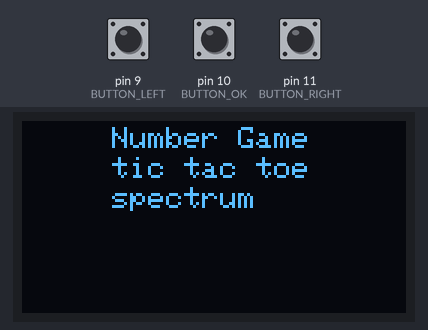
Simulated run of this sketch. Board: Arduino Uno, built with avr-gcc and run on an emulated ATmega328P. On the bench: 128×64 one-colour display. The test bench sets the inputs (shaded band); at power-on: pin 9 (BUTTON_LEFT) HIGH, pin 10 (BUTTON_OK) HIGH, pin 11 (BUTTON_RIGHT) HIGH.

Above: at 3.1 s.
3.2 s: pin 9 (BUTTON_LEFT) pulled LOW for 1 s
At 3.72 s:
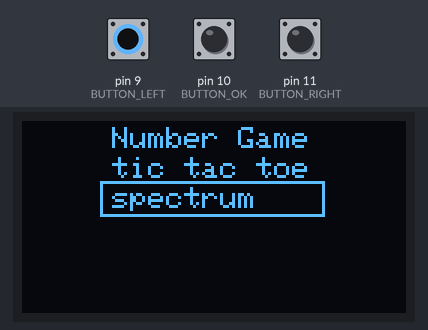
6.0 s: pin 10 (BUTTON_OK) pulled LOW for 0.15 s
At 6.6 s:
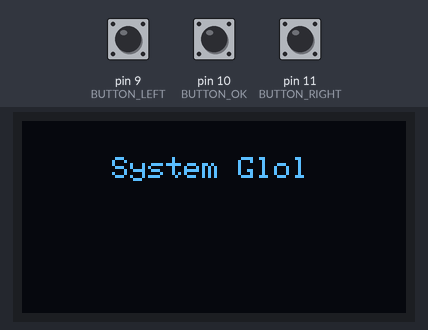
9.1 s: pin 11 (BUTTON_RIGHT) pulled LOW for 3.2 s
At 13.3 s:
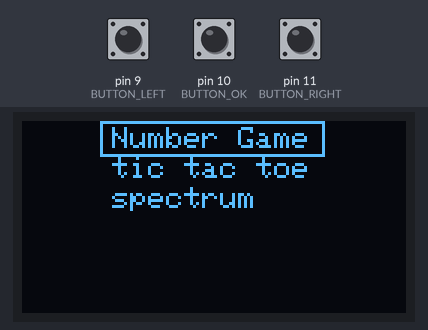
13.8 s: pin 9 (BUTTON_LEFT) pulled LOW for 0.15 s
At 14.6 s:
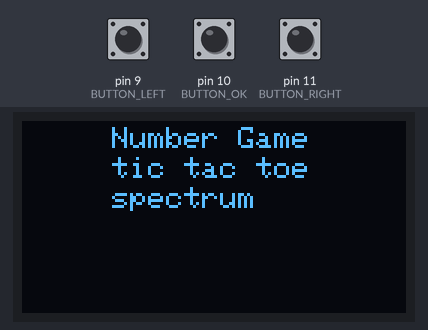
15.6 s: pin 9 (BUTTON_LEFT) pulled LOW for 3.2 s
At 20.0 s:
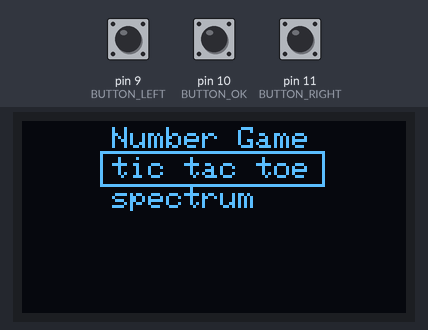
Timing chart, 0 to 21.3 s (numbered marks = the images above; inputs shaded):
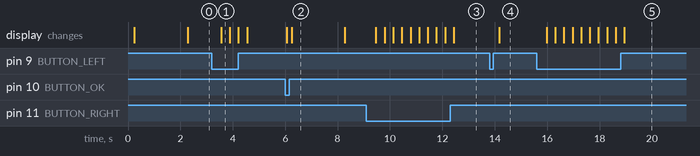

Measured:
- after the input at 3.2 s, the display: changes after 0.36 s (image 1)
- after the input at 6.0 s, the display: first changes after 0.06 s (image 2 shows a later state)
- after the input at 9.1 s, the display: changes after 0.37 s (image 3)
- after the input at 13.8 s, the display: changes after 0.37 s (image 4)
- after the input at 15.6 s, the display: first changes after 0.38 s (image 5 shows a later state)
- what the display in image 2 shows lasts 2.1 s, from 6.2 s to 8.3 s

The sketch:

systemGlol.ino
```cpp
#include <Adafruit_GFX.h>
#include <Adafruit_SSD1306.h>

//Define e configura display
#define OLED_RESET -1

#define BUTTON_LEFT 9
#define BUTTON_OK 10
#define BUTTON_RIGHT 11

Adafruit_SSD1306 display(OLED_RESET);

//------------------------------------------------------------------logo--------------------------------

const unsigned char logo1 [] PROGMEM = {
0x00, 0x00, 0x00, 0x03, 0x00, 0x00, 0x00, 0x00, 0x00, 0x00, 0x00, 0x00, 0x07, 0x00, 0x00, 0x00,
0x00, 0x00, 0x00, 0x03, 0x80, 0x00, 0x00, 0x00, 0x00, 0x00, 0x00, 0x00, 0x06, 0x00, 0x00, 0x00,
0x00, 0x00, 0x00, 0x01, 0x80, 0x00, 0x00, 0x00, 0x00, 0x00, 0x00, 0x00, 0x0c, 0x00, 0x00, 0x00,
0x00, 0x00, 0x00, 0x01, 0xc0, 0x00, 0x00, 0x00, 0x00, 0x00, 0x00, 0x00, 0x1c, 0x00, 0x00, 0x00,
0x00, 0x00, 0x00, 0x03, 0xc0, 0x00, 0x00, 0x0f, 0xf0, 0x00, 0x00, 0x00, 0x38, 0x00, 0x00, 0x00,
0x00, 0x00, 0x00, 0x03, 0xe0, 0x00, 0x00, 0x7f, 0xfe, 0x00, 0x00, 0x00, 0x38, 0x00, 0x00, 0x00,
0x00, 0x00, 0x00, 0x07, 0xe0, 0x00, 0x01, 0xff, 0xff, 0x80, 0x00, 0x00, 0x7c, 0x00, 0x00, 0x00,
0x00, 0x00, 0x00, 0x07, 0xf0, 0x00, 0x07, 0xff, 0xbf, 0xe0, 0x00, 0x00, 0xfc, 0x00, 0x00, 0x00,
0x00, 0x00, 0x00, 0x0f, 0xf8, 0x00, 0x0f, 0xff, 0x13, 0xf0, 0x00, 0x00, 0xfe, 0x00, 0x00, 0x00,
0x00, 0x00, 0x00, 0x0f, 0xf8, 0x00, 0x1f, 0x8f, 0xbf, 0x78, 0x00, 0x01, 0xfe, 0x00, 0x00, 0x00,
0x00, 0x00, 0x00, 0x1f, 0xfc, 0x00, 0x3f, 0x8f, 0xff, 0x3c, 0x00, 0x03, 0xff, 0x00, 0x00, 0x00,
0x00, 0x00, 0x00, 0x1f, 0xfc, 0x00, 0x3f, 0xcf, 0xfd, 0xfc, 0x00, 0x07, 0xfe, 0x00, 0x00, 0x00,
0x00, 0x00, 0x00, 0x1f, 0xfe, 0x00, 0x7e, 0xff, 0x3f, 0xfe, 0x00, 0x07, 0xff, 0x00, 0x00, 0x00,
0x00, 0x00, 0x00, 0x7f, 0xfe, 0x00, 0x7b, 0xff, 0xff, 0x3e, 0x00, 0x0f, 0xff, 0x00, 0x00, 0x00,
0x00, 0x00, 0x00, 0x2f, 0xff, 0x00, 0xf1, 0xfc, 0xff, 0x1f, 0x00, 0x1f, 0xff, 0x00, 0x00, 0x00,
0x00, 0x00, 0x00, 0x01, 0xff, 0x00, 0xfd, 0xe7, 0xf7, 0xbf, 0x00, 0x1f, 0xff, 0x80, 0x00, 0x00,
0x00, 0x00, 0x00, 0x00, 0x3f, 0x80, 0xff, 0xe7, 0xe3, 0xff, 0x00, 0x3f, 0xfc, 0x80, 0x00, 0x00,
0x00, 0x00, 0x00, 0x00, 0x07, 0xc0, 0xf3, 0xe7, 0xe7, 0xff, 0x00, 0x7f, 0xa0, 0x00, 0x00, 0x00,
0x00, 0x00, 0x00, 0x00, 0x07, 0xc0, 0xf6, 0x7f, 0xff, 0x77, 0x00, 0xf8, 0x00, 0x00, 0x00, 0x00,
0x00, 0x00, 0x00, 0x00, 0x02, 0xe0, 0xfe, 0xdf, 0xfb, 0x77, 0x00, 0xf8, 0x00, 0x00, 0x00, 0x00,
0x00, 0x00, 0x00, 0x00, 0x00, 0x60, 0x7f, 0xff, 0xff, 0xce, 0x01, 0x90, 0x00, 0x00, 0x00, 0x00,
0x00, 0x00, 0x00, 0x00, 0x00, 0x70, 0x7d, 0xff, 0xff, 0xce, 0x03, 0x80, 0x00, 0x00, 0x00, 0x00,
0x00, 0x00, 0x00, 0x00, 0x00, 0x30, 0x3f, 0xbf, 0xfe, 0x7c, 0x03, 0x00, 0x00, 0x00, 0x00, 0x00,
0x00, 0x00, 0x00, 0x00, 0x00, 0x38, 0x3f, 0xcf, 0x3f, 0x7c, 0x06, 0x00, 0x00, 0x00, 0x00, 0x00,
0x00, 0x00, 0x00, 0x00, 0x00, 0x78, 0x1f, 0xde, 0x3f, 0xf8, 0x0e, 0x00, 0x00, 0x00, 0x00, 0x00,
0x00, 0x00, 0x00, 0x00, 0x00, 0x7c, 0x07, 0xfc, 0x7d, 0xe0, 0x1f, 0x00, 0x00, 0x00, 0x00, 0x00,
0x00, 0x00, 0x00, 0x00, 0x00, 0x3e, 0x03, 0xff, 0xff, 0xc0, 0x1f, 0x00, 0x00, 0x00, 0x00, 0x00,
0x00, 0x00, 0x00, 0x00, 0x00, 0x3e, 0x01, 0xff, 0xff, 0x80, 0x3e, 0x00, 0x00, 0x00, 0x00, 0x00,
0x00, 0x00, 0x00, 0x00, 0x00, 0x1f, 0x00, 0x3f, 0xfc, 0x00, 0x7c, 0x00, 0x00, 0x00, 0x00, 0x00,
0x00, 0x00, 0x00, 0x00, 0x00, 0x0f, 0x00, 0x07, 0xe0, 0x00, 0x78, 0x00, 0x00, 0x00, 0x00, 0x00,
0x00, 0x00, 0x00, 0x00, 0x00, 0x01, 0x80, 0x00, 0x00, 0x00, 0xc8, 0x00, 0x00, 0x00, 0x00, 0x00,
0x00, 0x00, 0x00, 0x00, 0x00, 0x01, 0x80, 0x00, 0x00, 0x01, 0xc0, 0x00, 0x00, 0x00, 0x00, 0x00
};

const unsigned char logo2 [] PROGMEM = {
  0x00, 0x00, 0x00, 0x03, 0x00, 0x00, 0x00, 0x00, 0x00, 0x00, 0x00, 0x00, 0x07, 0x00, 0x00, 0x00,
0x00, 0x00, 0x00, 0x03, 0x80, 0x00, 0x00, 0x00, 0x00, 0x00, 0x00, 0x00, 0x06, 0x00, 0x00, 0x00,
0x00, 0x00, 0x00, 0x01, 0x80, 0x00, 0x00, 0x00, 0x00, 0x00, 0x00, 0x00, 0x0c, 0x00, 0x00, 0x00,
0x00, 0x00, 0x00, 0x01, 0xc0, 0x00, 0x00, 0x00, 0x00, 0x00, 0x00, 0x00, 0x1c, 0x00, 0x00, 0x00,
0x00, 0x00, 0x00, 0x03, 0xc0, 0x00, 0x00, 0x07, 0xf0, 0x00, 0x00, 0x00, 0x38, 0x00, 0x00, 0x00,
0x00, 0x00, 0x00, 0x03, 0xe0, 0x00, 0x00, 0xff, 0xfe, 0x00, 0x00, 0x00, 0x38, 0x00, 0x00, 0x00,
0x00, 0x00, 0x00, 0x07, 0xe0, 0x00, 0x03, 0xff, 0xff, 0x80, 0x00, 0x00, 0x7c, 0x00, 0x00, 0x00,
0x00, 0x00, 0x00, 0x07, 0xf0, 0x00, 0x03, 0xff, 0xf7, 0xe0, 0x00, 0x00, 0xfc, 0x00, 0x00, 0x00,
0x00, 0x00, 0x00, 0x0f, 0xf8, 0x00, 0x0f, 0xfc, 0x7f, 0xf0, 0x00, 0x00, 0xfe, 0x00, 0x00, 0x00,
0x00, 0x00, 0x00, 0x0f, 0xf8, 0x00, 0x1f, 0xbc, 0x7c, 0xf8, 0x00, 0x01, 0xfe, 0x00, 0x00, 0x00,
0x00, 0x00, 0x00, 0x1f, 0xfc, 0x00, 0x3f, 0x2e, 0xf8, 0xfc, 0x00, 0x03, 0xff, 0x00, 0x00, 0x00,
0x00, 0x00, 0x00, 0x1f, 0xfc, 0x00, 0x7f, 0xbf, 0xff, 0x3c, 0x00, 0x07, 0xfe, 0x00, 0x00, 0x00,
0x00, 0x00, 0x00, 0x1f, 0xfe, 0x00, 0x79, 0xff, 0xff, 0x7e, 0x00, 0x07, 0xff, 0x00, 0x00, 0x00,
0x00, 0x00, 0x00, 0x7f, 0xfe, 0x00, 0x79, 0xfb, 0xe7, 0xfe, 0x00, 0x0f, 0xff, 0x00, 0x00, 0x00,
0x00, 0x00, 0x00, 0x2f, 0xff, 0x00, 0xfe, 0x73, 0x7f, 0xe6, 0x00, 0x1f, 0xff, 0x00, 0x00, 0x00,
0x00, 0x00, 0x00, 0x01, 0xff, 0x00, 0xfe, 0xf3, 0x7f, 0x27, 0x00, 0x1f, 0xff, 0x80, 0x00, 0x00,
0x00, 0x00, 0x00, 0x00, 0x3f, 0x80, 0xf3, 0xff, 0xff, 0xff, 0x00, 0x3f, 0xfc, 0x80, 0x00, 0x00,
0x00, 0x00, 0x00, 0x00, 0x07, 0xc0, 0xff, 0xff, 0xff, 0xbf, 0x00, 0x7f, 0xa0, 0x00, 0x00, 0x00,
0x00, 0x00, 0x00, 0x00, 0x07, 0xc0, 0xff, 0xff, 0xc7, 0x1f, 0x00, 0xf8, 0x00, 0x00, 0x00, 0x00,
0x00, 0x00, 0x00, 0x00, 0x02, 0xe0, 0x7d, 0xff, 0x5f, 0x9e, 0x00, 0xf8, 0x00, 0x00, 0x00, 0x00,
0x00, 0x00, 0x00, 0x00, 0x00, 0x60, 0x7c, 0xff, 0xff, 0xfe, 0x01, 0x90, 0x00, 0x00, 0x00, 0x00,
0x00, 0x00, 0x00, 0x00, 0x00, 0x70, 0x7f, 0xff, 0xdf, 0xfe, 0x03, 0x80, 0x00, 0x00, 0x00, 0x00,
0x00, 0x00, 0x00, 0x00, 0x00, 0x30, 0x3f, 0xe7, 0xfb, 0xfc, 0x03, 0x00, 0x00, 0x00, 0x00, 0x00,
0x00, 0x00, 0x00, 0x00, 0x00, 0x38, 0x1f, 0x87, 0xff, 0xb8, 0x06, 0x00, 0x00, 0x00, 0x00, 0x00,
0x00, 0x00, 0x00, 0x00, 0x00, 0x78, 0x1f, 0x8f, 0xdc, 0x78, 0x0e, 0x00, 0x00, 0x00, 0x00, 0x00,
0x00, 0x00, 0x00, 0x00, 0x00, 0x7c, 0x07, 0xff, 0xdd, 0xf0, 0x1f, 0x00, 0x00, 0x00, 0x00, 0x00,
0x00, 0x00, 0x00, 0x00, 0x00, 0x3e, 0x03, 0xfe, 0xff, 0xc0, 0x1f, 0x00, 0x00, 0x00, 0x00, 0x00,
0x00, 0x00, 0x00, 0x00, 0x00, 0x3e, 0x00, 0xfe, 0x7f, 0x00, 0x3e, 0x00, 0x00, 0x00, 0x00, 0x00,
0x00, 0x00, 0x00, 0x00, 0x00, 0x1f, 0x00, 0x7f, 0xfc, 0x00, 0x7c, 0x00, 0x00, 0x00, 0x00, 0x00,
0x00, 0x00, 0x00, 0x00, 0x00, 0x0f, 0x00, 0x05, 0x00, 0x00, 0x78, 0x00, 0x00, 0x00, 0x00, 0x00,
0x00, 0x00, 0x00, 0x00, 0x00, 0x01, 0x80, 0x00, 0x00, 0x00, 0xc8, 0x00, 0x00, 0x00, 0x00, 0x00,
0x00, 0x00, 0x00, 0x00, 0x00, 0x01, 0x80, 0x00, 0x00, 0x01, 0xc0, 0x00, 0x00, 0x00, 0x00, 0x00
};
const unsigned char logo3 [] PROGMEM = {
  0x00, 0x00, 0x00, 0x03, 0x00, 0x00, 0x00, 0x00, 0x00, 0x00, 0x00, 0x00, 0x07, 0x00, 0x00, 0x00,
0x00, 0x00, 0x00, 0x03, 0x80, 0x00, 0x00, 0x00, 0x00, 0x00, 0x00, 0x00, 0x06, 0x00, 0x00, 0x00,
0x00, 0x00, 0x00, 0x01, 0x80, 0x00, 0x00, 0x00, 0x00, 0x00, 0x00, 0x00, 0x0c, 0x00, 0x00, 0x00,
0x00, 0x00, 0x00, 0x01, 0xc0, 0x00, 0x00, 0x00, 0x00, 0x00, 0x00, 0x00, 0x1c, 0x00, 0x00, 0x00,
0x00, 0x00, 0x00, 0x03, 0xc0, 0x00, 0x00, 0x1b, 0xe0, 0x00, 0x00, 0x00, 0x38, 0x00, 0x00, 0x00,
0x00, 0x00, 0x00, 0x03, 0xe0, 0x00, 0x00, 0x7f, 0xfe, 0x00, 0x00, 0x00, 0x38, 0x00, 0x00, 0x00,
0x00, 0x00, 0x00, 0x07, 0xe0, 0x00, 0x03, 0xff, 0xff, 0x80, 0x00, 0x00, 0x7c, 0x00, 0x00, 0x00,
0x00, 0x00, 0x00, 0x07, 0xf0, 0x00, 0x03, 0xf9, 0xff, 0xe0, 0x00, 0x00, 0xfc, 0x00, 0x00, 0x00,
0x00, 0x00, 0x00, 0x0f, 0xf8, 0x00, 0x0f, 0xf9, 0xf7, 0xf0, 0x00, 0x00, 0xfe, 0x00, 0x00, 0x00,
0x00, 0x00, 0x00, 0x0f, 0xf8, 0x00, 0x1f, 0x99, 0x73, 0xf8, 0x00, 0x01, 0xfe, 0x00, 0x00, 0x00,
0x00, 0x00, 0x00, 0x1f, 0xfc, 0x00, 0x3f, 0xff, 0xe3, 0xfc, 0x00, 0x03, 0xff, 0x00, 0x00, 0x00,
0x00, 0x00, 0x00, 0x1f, 0xfc, 0x00, 0x3c, 0x9f, 0xf7, 0xfc, 0x00, 0x07, 0xfe, 0x00, 0x00, 0x00,
0x00, 0x00, 0x00, 0x1f, 0xfe, 0x00, 0x7d, 0xfd, 0xff, 0xfe, 0x00, 0x07, 0xff, 0x00, 0x00, 0x00,
0x00, 0x00, 0x00, 0x7f, 0xfe, 0x00, 0x7f, 0xfc, 0xff, 0x9e, 0x00, 0x0f, 0xff, 0x00, 0x00, 0x00,
0x00, 0x00, 0x00, 0x2f, 0xff, 0x00, 0xfd, 0xdc, 0x9f, 0x9e, 0x00, 0x1f, 0xff, 0x00, 0x00, 0x00,
0x00, 0x00, 0x00, 0x01, 0xff, 0x00, 0xf9, 0xdf, 0xbb, 0xff, 0x00, 0x1f, 0xff, 0x80, 0x00, 0x00,
0x00, 0x00, 0x00, 0x00, 0x3f, 0x80, 0xf9, 0xf7, 0xfb, 0xcf, 0x00, 0x3f, 0xfc, 0x80, 0x00, 0x00,
0x00, 0x00, 0x00, 0x00, 0x07, 0xc0, 0xff, 0xff, 0xff, 0xff, 0x00, 0x7f, 0xa0, 0x00, 0x00, 0x00,
0x00, 0x00, 0x00, 0x00, 0x07, 0xc0, 0xff, 0xfd, 0xff, 0xff, 0x00, 0xf8, 0x00, 0x00, 0x00, 0x00,
0x00, 0x00, 0x00, 0x00, 0x02, 0xe0, 0xf9, 0x7f, 0x1f, 0x6e, 0x00, 0xf8, 0x00, 0x00, 0x00, 0x00,
0x00, 0x00, 0x00, 0x00, 0x00, 0x60, 0x78, 0x3f, 0x8f, 0xce, 0x01, 0x90, 0x00, 0x00, 0x00, 0x00,
0x00, 0x00, 0x00, 0x00, 0x00, 0x70, 0x7e, 0x7e, 0xfc, 0xdc, 0x03, 0x80, 0x00, 0x00, 0x00, 0x00,
0x00, 0x00, 0x00, 0x00, 0x00, 0x30, 0x3f, 0xff, 0xfc, 0xfc, 0x03, 0x00, 0x00, 0x00, 0x00, 0x00,
0x00, 0x00, 0x00, 0x00, 0x00, 0x38, 0x3f, 0xff, 0x3d, 0xfc, 0x06, 0x00, 0x00, 0x00, 0x00, 0x00,
0x00, 0x00, 0x00, 0x00, 0x00, 0x78, 0x1f, 0xf7, 0xff, 0xf0, 0x0e, 0x00, 0x00, 0x00, 0x00, 0x00,
0x00, 0x00, 0x00, 0x00, 0x00, 0x7c, 0x07, 0x37, 0xff, 0xf0, 0x1f, 0x00, 0x00, 0x00, 0x00, 0x00,
0x00, 0x00, 0x00, 0x00, 0x00, 0x3e, 0x03, 0xfe, 0x0f, 0xc0, 0x1f, 0x00, 0x00, 0x00, 0x00, 0x00,
0x00, 0x00, 0x00, 0x00, 0x00, 0x3e, 0x01, 0xff, 0xff, 0x80, 0x3e, 0x00, 0x00, 0x00, 0x00, 0x00,
0x00, 0x00, 0x00, 0x00, 0x00, 0x1f, 0x00, 0x3f, 0xfc, 0x00, 0x7c, 0x00, 0x00, 0x00, 0x00, 0x00,
0x00, 0x00, 0x00, 0x00, 0x00, 0x0f, 0x00, 0x02, 0xc0, 0x00, 0x78, 0x00, 0x00, 0x00, 0x00, 0x00,
0x00, 0x00, 0x00, 0x00, 0x00, 0x01, 0x80, 0x00, 0x00, 0x00, 0xc8, 0x00, 0x00, 0x00, 0x00, 0x00,
0x00, 0x00, 0x00, 0x00, 0x00, 0x01, 0x80, 0x00, 0x00, 0x01, 0xc0, 0x00, 0x00, 0x00, 0x00, 0x00
};

//---------------------------------------------------------------------------------------------


//-------------------------------------variaveis------------------------------------------------

int time_logo = 0;

int button_left, button_ok, button_right = HIGH;
int button_index = 0;

//------------------------------------funções-----------------------------------------------------

void logo_animation (){
  //logo
  for (int8_t i = 0; i<2; i++){
    display.clearDisplay();

    display.drawBitmap(0, 0, logo1, 128, 32, WHITE);

    display.display();

    display.clearDisplay();

    display.drawBitmap(0, 0, logo2, 128, 32, WHITE);

    display.display();

    display.clearDisplay();

    display.drawBitmap(0, 0, logo3, 128, 32, WHITE);

    display.display();
  }

  display.clearDisplay();

  display.setTextColor(WHITE);
  display.setCursor(30, 12); // Posiciona o cursor
  display.println("System Glol");

  display.display();

  delay(2000);

}

//----------------------------------------------------------------------

void menu(){

  do{

    display.clearDisplay();

    display.setTextColor(WHITE);

    display.setCursor(30,2); // Posiciona o cursor
    display.println("Number Game");

    display.setCursor(30, 12); // Posiciona o cursor
    display.println("tic tac toe");

    display.setCursor(30, 22); // Posiciona o cursor
    display.println("spectrum");

    button_right = digitalRead(BUTTON_RIGHT);
    button_ok = digitalRead(BUTTON_OK);
    button_left = digitalRead(BUTTON_LEFT);

    switch (button_index){
      case 1:
        display.drawRect(26, 0, 75, 12, WHITE);
        break;

      case 2:
        display.drawRect(26, 10, 75, 12, WHITE);
        break;

      case 3:
        display.drawRect(26, 20, 75, 12, WHITE);
        break;
    }

    display.display();


    if (button_left == LOW){
      Serial.print("aperto esquerda");

      if (button_index > 0 ){
        button_index--;
      }
      else{
        button_index = 3;
      }

      delay(300);
    }

    if(button_right == LOW){

      Serial.print("aperto direita");
      if (button_index < 3){
        button_index++;
      }
      else{
        button_index = 1;
      }
      delay(300);
    }

    if(button_ok == LOW){
      Serial.print("aperto ok");
      button_index = 0;
      break;
    }

  }while(1);

}

void setup() {
  //Inicializa I2c
  Wire.begin();

  // Inicializa Display no endereço 0x3c do I2C

  display.begin(SSD1306_SWITCHCAPVCC, 0x3c);

  pinMode(BUTTON_LEFT,INPUT_PULLUP);
  pinMode(BUTTON_OK, INPUT_PULLUP);
  pinMode(BUTTON_RIGHT, INPUT_PULLUP);

}

void loop() {


  logo_animation();
  menu();


}
```
